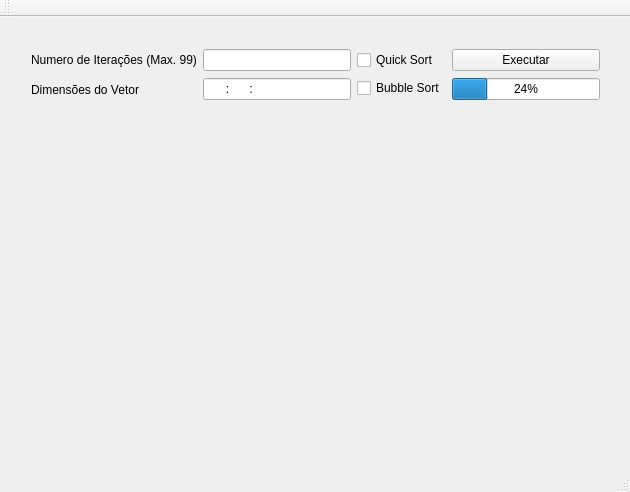
<?xml version="1.0" encoding="UTF-8"?>
<ui version="4.0">
 <class>MainWindow</class>
 <widget class="QMainWindow" name="MainWindow">
  <property name="geometry">
   <rect>
    <x>0</x>
    <y>0</y>
    <width>630</width>
    <height>492</height>
   </rect>
  </property>
  <property name="windowTitle">
   <string>MainWindow</string>
  </property>
  <widget class="QWidget" name="centralWidget">
   <widget class="QCustomPlot" name="customPlot" native="true">
    <property name="geometry">
     <rect>
      <x>20</x>
      <y>100</y>
      <width>591</width>
      <height>321</height>
     </rect>
    </property>
   </widget>
   <widget class="QWidget" name="layoutWidget">
    <property name="geometry">
     <rect>
      <x>20</x>
      <y>20</y>
      <width>591</width>
      <height>76</height>
     </rect>
    </property>
    <layout class="QHBoxLayout" name="horizontalLayout">
     <item>
      <layout class="QVBoxLayout" name="verticalLayout_2">
       <item>
        <widget class="QLabel" name="label">
         <property name="text">
          <string>Numero de Iterações (Max. 99)</string>
         </property>
        </widget>
       </item>
       <item>
        <widget class="QLabel" name="label_2">
         <property name="text">
          <string>Dimensões do Vetor</string>
         </property>
        </widget>
       </item>
      </layout>
     </item>
     <item>
      <layout class="QVBoxLayout" name="verticalLayout_3">
       <item>
        <widget class="QLineEdit" name="n_iteracoes">
         <property name="inputMask">
          <string>dd</string>
         </property>
        </widget>
       </item>
       <item>
        <widget class="QLineEdit" name="dimensoesV">
         <property name="inputMask">
          <string>######:######:######</string>
         </property>
        </widget>
       </item>
      </layout>
     </item>
     <item>
      <layout class="QVBoxLayout" name="verticalLayout">
       <item>
        <widget class="QCheckBox" name="checkQuick">
         <property name="text">
          <string>Quick Sort</string>
         </property>
        </widget>
       </item>
       <item>
        <widget class="QCheckBox" name="checkBubble">
         <property name="text">
          <string>Bubble Sort</string>
         </property>
        </widget>
       </item>
      </layout>
     </item>
     <item>
      <layout class="QVBoxLayout" name="verticalLayout_4">
       <item>
        <widget class="QPushButton" name="Executar">
         <property name="text">
          <string>Executar</string>
         </property>
        </widget>
       </item>
       <item>
        <widget class="QProgressBar" name="progressBar">
         <property name="value">
          <number>24</number>
         </property>
        </widget>
       </item>
      </layout>
     </item>
    </layout>
   </widget>
  </widget>
  <widget class="QMenuBar" name="menuBar">
   <property name="geometry">
    <rect>
     <x>0</x>
     <y>0</y>
     <width>630</width>
     <height>27</height>
    </rect>
   </property>
  </widget>
  <widget class="QToolBar" name="mainToolBar">
   <attribute name="toolBarArea">
    <enum>TopToolBarArea</enum>
   </attribute>
   <attribute name="toolBarBreak">
    <bool>false</bool>
   </attribute>
  </widget>
  <widget class="QStatusBar" name="statusBar"/>
 </widget>
 <layoutdefault spacing="6" margin="11"/>
 <customwidgets>
  <customwidget>
   <class>QCustomPlot</class>
   <extends>QWidget</extends>
   <header>qcustomplot.h</header>
   <container>1</container>
  </customwidget>
 </customwidgets>
 <resources/>
 <connections/>
</ui>
